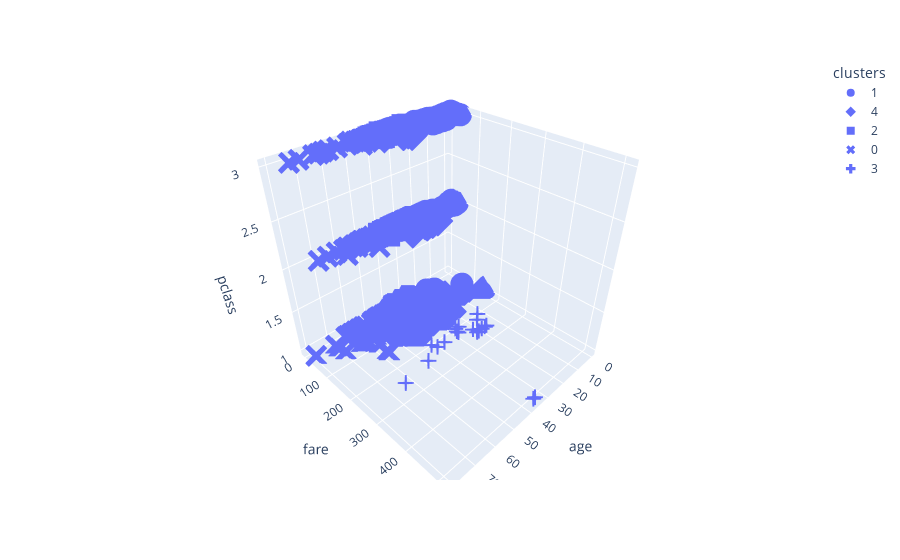

Notebook source saved alongside this figure:
### Code cell
import plotly.express as px
fig = px.scatter_3d(df, x='age', y='fare', z='pclass', symbol='clusters')
fig.show()

### Figure 1 — Plotly figure (JSON) as saved in the notebook; plotly's stock layout.template omitted (floating-point values rounded to 4 significant figures; data arrays with more than 128 entries replaced by an {"elided": "..."} marker saying what was removed)
{"data": [{"hovertemplate": "clusters=1<br>age=%{x}<br>fare=%{y}<br>pclass=%{z}<extra></extra>", "legendgroup": "1", "marker": {"color": "#636efa", "symbol": "circle"}, "mode": "markers", "name": "1", "scene": "scene", "showlegend": true, "type": "scatter3d", "x": {"elided": "207 float values"}, "y": {"elided": "207 float values"}, "z": {"elided": "207 int values"}}, {"hovertemplate": "clusters=4<br>age=%{x}<br>fare=%{y}<br>pclass=%{z}<extra></extra>", "legendgroup": "4", "marker": {"color": "#636efa", "symbol": "diamond"}, "mode": "markers", "name": "4", "scene": "scene", "showlegend": true, "type": "scatter3d", "x": [38, 29.7, 28, 38, 21, 32, 23, 21, 21, 24, 22, 29.7, 29.7, 28, 29.7, 29.7, 31, 32, 38, 35, 44, 29.7, 30, 35, 26, 19, 2, 0.92, 29.7, 17, 30, 24, 31, 40, 29.7, 36, 38, 29.7, 29, 41, 22, 24, 25, 22, 29.7, 18, 36, 23, 33, 14, 25, 35, 25, 16, 18, 26, 30, 30, 36, 17, 39, 39, 18, 40, 24, 21, 24, 29.7, 24, 50, 32, 27, 31, 29.7, 22, 27, 36, 33, 36, 29.7, 11, 29.7, 39, 32, 29.7, 29.7, 45, 29.7], "y": [71.28, 146.5, 82.17, 80, 73.5, 56.5, 63.36, 77.29, 73.5, 79.2, 66.6, 69.55, 55, 56.5, 69.55, 69.55, 113.3, 76.29, 90, 83.47, 90, 79.2, 86.5, 135.6, 78.85, 91.08, 151.6, 151.6, 110.9, 108.9, 56.93, 83.16, 164.9, 134.5, 69.55, 135.6, 153.5, 133.7, 66.6, 134.5, 55, 69.3, 55.44, 135.6, 82.17, 73.5, 120, 113.3, 90, 120, 91.08, 90, 151.6, 86.5, 108.9, 56.5, 93.5, 106.4, 71, 110.9, 79.65, 110.9, 79.65, 153.5, 65, 77.96, 69.3, 56.5, 73.5, 133.7, 73.5, 76.73, 57, 56.5, 151.6, 53.1, 78.85, 86.5, 120, 69.55, 120, 56.5, 83.16, 56.5, 69.55, 89.1, 164.9, 69.55], "z": [1, 1, 1, 1, 2, 3, 1, 1, 2, 1, 1, 3, 1, 3, 3, 3, 1, 1, 1, 1, 1, 1, 1, 1, 1, 1, 1, 1, 1, 1, 1, 1, 1, 1, 3, 1, 1, 1, 1, 1, 1, 1, 1, 1, 1, 2, 1, 1, 1, 1, 1, 1, 1, 1, 1, 3, 1, 1, 1, 1, 1, 1, 1, 1, 2, 1, 1, 3, 2, 1, 2, 1, 1, 3, 1, 1, 1, 1, 1, 3, 1, 3, 1, 3, 3, 1, 1, 3]}, {"hovertemplate": "clusters=2<br>age=%{x}<br>fare=%{y}<br>pclass=%{z}<extra></extra>", "legendgroup": "2", "marker": {"color": "#636efa", "symbol": "square"}, "mode": "markers", "name": "2", "scene": "scene", "showlegend": true, "type": "scatter3d", "x": {"elided": "447 float values"}, "y": {"elided": "447 float values"}, "z": {"elided": "447 int values"}}, {"hovertemplate": "clusters=0<br>age=%{x}<br>fare=%{y}<br>pclass=%{z}<extra></extra>", "legendgroup": "0", "marker": {"color": "#636efa", "symbol": "x"}, "mode": "markers", "name": "0", "scene": "scene", "showlegend": true, "type": "scatter3d", "x": {"elided": "129 float values"}, "y": {"elided": "129 float values"}, "z": {"elided": "129 int values"}}, {"hovertemplate": "clusters=3<br>age=%{x}<br>fare=%{y}<br>pclass=%{z}<extra></extra>", "legendgroup": "3", "marker": {"color": "#636efa", "symbol": "cross"}, "mode": "markers", "name": "3", "scene": "scene", "showlegend": true, "type": "scatter3d", "x": [19, 23, 24, 35, 50, 18, 24, 27, 42, 64, 29.7, 29.7, 36, 15, 18, 38, 29, 35, 21, 43], "y": [263, 263, 247.5, 512.3, 247.5, 262.4, 263, 211.5, 227.5, 263, 221.8, 227.5, 512.3, 211.3, 227.5, 227.5, 211.3, 512.3, 262.4, 211.3], "z": [1, 1, 1, 1, 1, 1, 1, 1, 1, 1, 1, 1, 1, 1, 1, 1, 1, 1, 1, 1]}], "layout": {"legend": {"title": {"text": "clusters"}, "tracegroupgap": 0}, "margin": {"t": 60}, "scene": {"domain": {"x": [0, 1], "y": [0, 1]}, "xaxis": {"title": {"text": "age"}}, "yaxis": {"title": {"text": "fare"}}, "zaxis": {"title": {"text": "pclass"}}}}}
